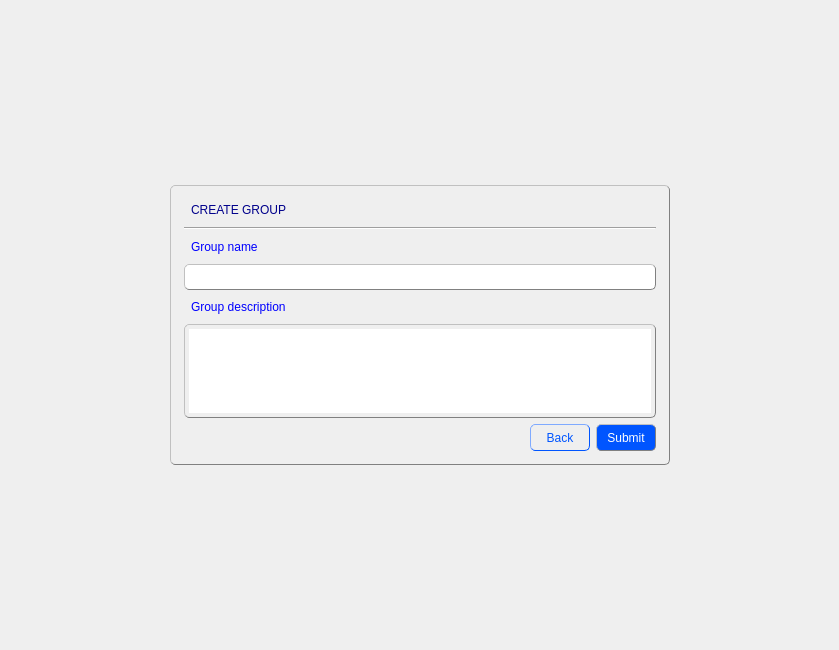
<?xml version="1.0" encoding="UTF-8"?>
<ui version="4.0">
 <class>CreateGroupForm</class>
 <widget class="QWidget" name="CreateGroupForm">
  <property name="geometry">
   <rect>
    <x>0</x>
    <y>0</y>
    <width>839</width>
    <height>650</height>
   </rect>
  </property>
  <property name="windowTitle">
   <string>Form</string>
  </property>
  <layout class="QGridLayout" name="gridLayout_2">
   <item row="0" column="1">
    <spacer name="verticalSpacer">
     <property name="orientation">
      <enum>Qt::Vertical</enum>
     </property>
     <property name="sizeHint" stdset="0">
      <size>
       <width>20</width>
       <height>40</height>
      </size>
     </property>
    </spacer>
   </item>
   <item row="1" column="0">
    <spacer name="horizontalSpacer_2">
     <property name="orientation">
      <enum>Qt::Horizontal</enum>
     </property>
     <property name="sizeHint" stdset="0">
      <size>
       <width>40</width>
       <height>20</height>
      </size>
     </property>
    </spacer>
   </item>
   <item row="1" column="2">
    <spacer name="horizontalSpacer_3">
     <property name="orientation">
      <enum>Qt::Horizontal</enum>
     </property>
     <property name="sizeHint" stdset="0">
      <size>
       <width>40</width>
       <height>20</height>
      </size>
     </property>
    </spacer>
   </item>
   <item row="1" column="1">
    <widget class="QGroupBox" name="groupBox">
     <property name="sizePolicy">
      <sizepolicy hsizetype="Fixed" vsizetype="Fixed">
       <horstretch>0</horstretch>
       <verstretch>0</verstretch>
      </sizepolicy>
     </property>
     <property name="minimumSize">
      <size>
       <width>500</width>
       <height>280</height>
      </size>
     </property>
     <property name="maximumSize">
      <size>
       <width>500</width>
       <height>280</height>
      </size>
     </property>
     <property name="styleSheet">
      <string notr="true">QGroupBox {
               color: black;
               padding: 4px;
               border: 1px solid grey; 
               border-radius: 5px;
               border-style: outset;
              }</string>
     </property>
     <property name="title">
      <string/>
     </property>
     <layout class="QGridLayout" name="gridLayout">
      <item row="0" column="0">
       <widget class="QLabel" name="label_3">
        <property name="styleSheet">
         <string notr="true">QLabel {
               color: darkblue;
               padding: 4px;
               border-radius: 5px;
               border-style: outset;
	           font: 12pt &quot;MS Shell Dlg 2&quot;;
              }</string>
        </property>
        <property name="text">
         <string>CREATE GROUP</string>
        </property>
       </widget>
      </item>
      <item row="2" column="0">
       <layout class="QVBoxLayout" name="verticalLayout">
        <item>
         <widget class="QLabel" name="label">
          <property name="styleSheet">
           <string notr="true">QLabel {
               color: blue;
               padding: 4px;
               border-radius: 5px;
               border-style: outset;
	           font: 11pt &quot;MS Shell Dlg 2&quot;;
              }</string>
          </property>
          <property name="text">
           <string>Group name</string>
          </property>
         </widget>
        </item>
        <item>
         <widget class="QLineEdit" name="lineEdit">
          <property name="styleSheet">
           <string notr="true">QLineEdit {
               color: black;
               padding: 4px;
               border: 1px solid grey; 
               border-radius: 5px;
               border-style: outset;
	           font: 10pt &quot;MS Shell Dlg 2&quot;;
              }</string>
          </property>
         </widget>
        </item>
        <item>
         <widget class="QLabel" name="label_2">
          <property name="styleSheet">
           <string notr="true">QLabel {
               color: blue;
               padding: 4px;
               border-radius: 5px;
               border-style: outset;
	           font: 11pt &quot;MS Shell Dlg 2&quot;;
              }</string>
          </property>
          <property name="text">
           <string>Group description</string>
          </property>
         </widget>
        </item>
        <item>
         <widget class="QTextEdit" name="textEdit">
          <property name="styleSheet">
           <string notr="true">QTextEdit {
               color: black;
               padding: 4px;
               border: 1px solid grey; 
               border-radius: 5px;
               border-style: outset;
	           font: 10pt &quot;MS Shell Dlg 2&quot;;
              }</string>
          </property>
         </widget>
        </item>
       </layout>
      </item>
      <item row="3" column="0">
       <layout class="QHBoxLayout" name="horizontalLayout">
        <item>
         <spacer name="horizontalSpacer">
          <property name="orientation">
           <enum>Qt::Horizontal</enum>
          </property>
          <property name="sizeHint" stdset="0">
           <size>
            <width>40</width>
            <height>20</height>
           </size>
          </property>
         </spacer>
        </item>
        <item>
         <widget class="QToolButton" name="toolButton_2">
          <property name="minimumSize">
           <size>
            <width>60</width>
            <height>0</height>
           </size>
          </property>
          <property name="maximumSize">
           <size>
            <width>60</width>
            <height>16777215</height>
           </size>
          </property>
          <property name="styleSheet">
           <string notr="true">QToolButton {
               color: rgb(0, 85, 255);
               padding: 4px;
               border: 1px solid rgb(0, 85, 255); 
               border-radius: 5px;
               border-style: outset;
               font: 10pt &quot;MS Shell Dlg 2&quot;;
              }

QToolButton:hover {
               color: white;
               border: 1px solid grey;
               background-color: rgb(0, 78, 235);
               }

QToolButton:pressed {
               color: rgb(0, 0, 197)
               background: shadow;
               border-style: inset;
               }</string>
          </property>
          <property name="text">
           <string>Back</string>
          </property>
         </widget>
        </item>
        <item>
         <widget class="QToolButton" name="toolButton">
          <property name="minimumSize">
           <size>
            <width>60</width>
            <height>0</height>
           </size>
          </property>
          <property name="maximumSize">
           <size>
            <width>60</width>
            <height>16777215</height>
           </size>
          </property>
          <property name="styleSheet">
           <string notr="true">QToolButton {
               color: white;
               padding: 4px;
               border: 1px solid grey; 
               border-radius: 5px;
               border-style: outset;
               max-width: 120px;
               background-color: rgb(0, 85, 255);
               font: 10pt &quot;MS Shell Dlg 2&quot;;
              }

QToolButton:hover {
               color: white;
               border: 1px solid grey;
               background-color: rgb(0, 78, 235);
               }

QToolButton:pressed {
               color: rgb(0, 0, 197)
               background: shadow;
               border-style: inset;
               }</string>
          </property>
          <property name="text">
           <string>Submit</string>
          </property>
         </widget>
        </item>
       </layout>
      </item>
      <item row="1" column="0">
       <widget class="Line" name="line">
        <property name="orientation">
         <enum>Qt::Horizontal</enum>
        </property>
       </widget>
      </item>
     </layout>
    </widget>
   </item>
   <item row="2" column="1">
    <spacer name="verticalSpacer_2">
     <property name="orientation">
      <enum>Qt::Vertical</enum>
     </property>
     <property name="sizeHint" stdset="0">
      <size>
       <width>20</width>
       <height>40</height>
      </size>
     </property>
    </spacer>
   </item>
  </layout>
 </widget>
 <resources/>
 <connections/>
</ui>
